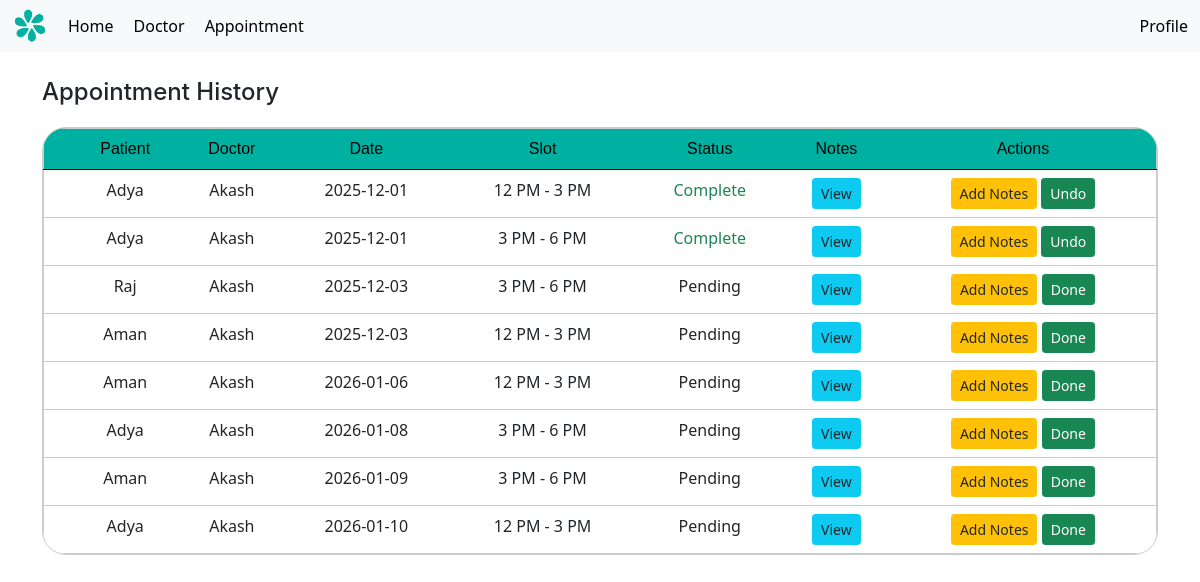
The page /appointment (signed in) on the database as committed earlier.
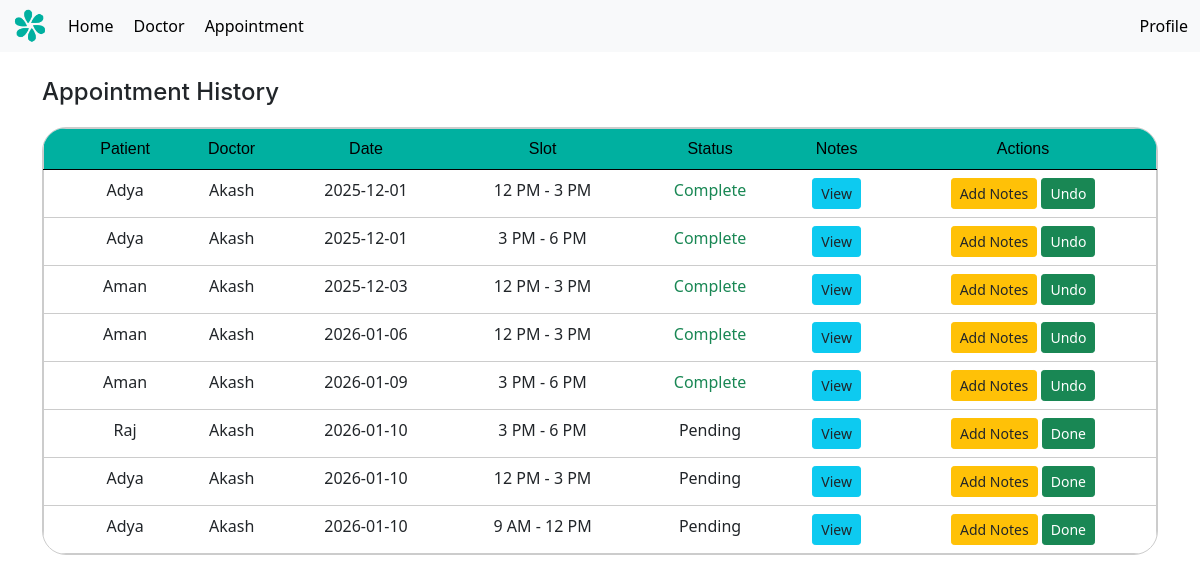
The same page on the database as committed later.
### models.py (models this page shows, shortened)
class appointment(db.Model):
    id = db.Column(db.Integer, primary_key=True)
    patient_id = db.Column(db.Integer, db.ForeignKey('patient.id'), nullable=False)
    doctor_id = db.Column(db.Integer, db.ForeignKey('doctor.id'), nullable=False)
    appointment_date = db.Column(db.Date, nullable=False)
    slot = db.Column(db.String(20), nullable=False)
    prescription = db.Column(db.Text, nullable=True)
    status = db.Column(db.Boolean, default=False)
    is_blocked = db.Column(db.Boolean, default=False)
    doctor = db.relationship('doctor', back_populates='appointments', lazy=True)
    patient = db.relationship('patient', back_populates='appointments', lazy=True)

class patient(UserMixin, db.Model):
    id = db.Column(db.Integer, primary_key=True)
    username = db.Column(db.String(100), unique=True, nullable=False)
    name = db.Column(db.String(100), nullable=False)
    age = db.Column(db.Integer, nullable=False)
    password = db.Column(db.String(200), nullable=False)
    appointments = db.relationship('appointment', back_populates='patient', lazy=True)
    is_admin = db.Column(db.Boolean, default=False)
    is_doctor = db.Column(db.Boolean, default=False)

class doctor(UserMixin, db.Model):
    id = db.Column(db.Integer, primary_key=True)
    username = db.Column(db.String(100), unique=True, nullable=False)
    password = db.Column(db.String(200), nullable=False)
    name = db.Column(db.String(100), nullable=False)
    specialization = db.Column(db.String(100), nullable=False)
    availability = db.Column(db.Date, nullable=True)
    timeSlots = db.relationship('timeSlot', back_populates='doctor', lazy=True)
    appointments = db.relationship('appointment', back_populates='doctor', lazy=True)
    is_admin = db.Column(db.Boolean, default=False)
    is_doctor = db.Column(db.Boolean, default=True)

### app.py (the view, shortened to what this page needs)
@app.route('/appointment', methods=['GET', 'POST'])
def Appointment():
    if current_user.is_admin:
            appts = appointment.query.filter(
            appointment.is_blocked == False,
            appointment.patient_id != 0
        ).order_by(
            appointment.appointment_date.asc()
        ).all()
    elif current_user.is_doctor:
        appts = appointment.query.filter(
            appointment.doctor_id == current_user.id,
            appointment.is_blocked == False,
            appointment.patient_id != 0
        ).order_by(
            appointment.appointment_date.asc()
        ).all()
    return render_template('appointment_history.html', appointments=appts)

### app.py (called while the page is built)
@login_manager.user_loader
def load_user(user_id):
    user_type = session.get("user_type")
    if user_type == "doctor":
        return doctor.query.get(int(user_id))
    return patient.query.get(int(user_id))

@app.context_processor
def inject_user():
    return dict(current_user=current_user, request = request)

### templates/appointment_history.html (shortened to what this page needs)
{% extends 'layout.html' %}
{% block content %}
<h1 style="margin-bottom: 20px;">Appointment History</h1>
<div class="flex-column mx-auto gap-16p" style = "align-items: center; display: flex">
<div style=" border: 1px solid #ccc; border-radius: 24px; width: 100%; overflow: clip;">
<table class="table" style="text-align: center; padding: 20px; border: 1px solid #ccc; margin-bottom: 0px;">
  <thead class="thead-darky">
    <tr>
        <th scope="col"></th>
        <th scope="col">Patient</th>
        <th scope="col">Doctor</th>
        <th scope="col">Date</th>
        <th scope="col">Slot</th>
        <th scope="col">Status</th>
        <th scope="col">Notes</th>
        <th scope="col">Actions</th>
    </tr>
  </thead>
  <tbody>
        {% for a in appointments %}
        <tr class="table-row-link">
            <th scope="row"></th>
            <td><a href="{{ url_for('patient_profile', patient_id=a.patient.id) }}"><a href="{{ url_for('patient_profile', patient_id=a.patient.id) }}">{{ a.patient.name }}</a></td>
            <td><a href="{{ url_for('doctor_profile', doctor_id=a.doctor.id) }}">{{ a.doctor.name }}</a></td>
            <td>{{ a.appointment_date }}</td>
            <td>{{ a.slot }}</td>
            <td>{% if a.status %}
        <div class="text-success ">Complete</div>
    {% else %}
        <div>Pending</div>
    {% endif %}</td>
            <td>
              <a href="{{ url_for('view_notes', appt_id=a.id) }}" class="btn btn-info btn-sm">
                  View
              </a>
            </td>
            <td>
                {% if (current_user.is_doctor and a.doctor_id == current_user.id) or current_user.is_admin %}
                    <a href="{{ url_for('add_notes', appt_id=a.id) }}" class="btn btn-warning btn-sm">
                        Add Notes
                    </a>
                {% endif %}
                {% if (current_user.is_doctor and a.doctor_id == current_user.id) or current_user.is_admin %}
                    <form action="{{ url_for('mark_done', appt_id=a.id) }}" method="POST" style="display:inline;">
                        <button class="btn btn-sm btn-success">
                            {% if a.status %}Undo{% else %}Done{% endif %}
                        </button>
                    </form>
                {% endif %}
            </td>
        </tr>
        {% endfor %}
  </tbody>
</table>
</div>
</div>
{% endblock %}

Rows that differ between the two databases and show on the page:
removed appointment: patient.name "Adya", doctor.name "Akash", appointment_date "2026-01-08", slot "3 PM - 6 PM", status "Pending"
changed appointment (number 3 of 8 on the later page): status "Pending Done" → "Complete Undo"
changed appointment (number 4 of 8 on the later page): status "Pending Done" → "Complete Undo"
changed appointment (number 5 of 8 on the later page): status "Pending Done" → "Complete Undo"
changed appointment "Raj": appointment_date "2025-12-03" → "2026-01-10"; moves down the list
added appointment: patient.name "Adya", doctor.name "Akash", appointment_date "2026-01-10", slot "9 AM - 12 PM", status "Pending"
